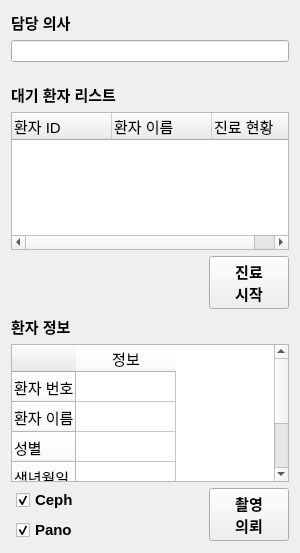
<?xml version="1.0" encoding="UTF-8"?>
<ui version="4.0">
 <class>PatientInfo</class>
 <widget class="QWidget" name="PatientInfo">
  <property name="geometry">
   <rect>
    <x>0</x>
    <y>0</y>
    <width>300</width>
    <height>553</height>
   </rect>
  </property>
  <property name="maximumSize">
   <size>
    <width>300</width>
    <height>16777215</height>
   </size>
  </property>
  <property name="windowTitle">
   <string>Form</string>
  </property>
  <layout class="QGridLayout" name="gridLayout">
   <item row="0" column="0">
    <layout class="QVBoxLayout" name="verticalLayout">
     <item>
      <widget class="QLabel" name="label_3">
       <property name="font">
        <font>
         <pointsize>11</pointsize>
         <bold>true</bold>
        </font>
       </property>
       <property name="text">
        <string>담당 의사</string>
       </property>
       <property name="buddy">
        <cstring>lineEdit</cstring>
       </property>
      </widget>
     </item>
     <item>
      <widget class="QLineEdit" name="lineEdit"/>
     </item>
     <item>
      <spacer name="verticalSpacer">
       <property name="orientation">
        <enum>Qt::Vertical</enum>
       </property>
       <property name="sizeType">
        <enum>QSizePolicy::Fixed</enum>
       </property>
       <property name="sizeHint" stdset="0">
        <size>
         <width>20</width>
         <height>15</height>
        </size>
       </property>
      </spacer>
     </item>
    </layout>
   </item>
   <item row="1" column="0">
    <widget class="QLabel" name="label">
     <property name="font">
      <font>
       <pointsize>11</pointsize>
       <bold>true</bold>
      </font>
     </property>
     <property name="text">
      <string>대기 환자 리스트</string>
     </property>
    </widget>
   </item>
   <item row="2" column="0">
    <widget class="QTreeWidget" name="WaitingList">
     <property name="font">
      <font>
       <pointsize>11</pointsize>
      </font>
     </property>
     <property name="rootIsDecorated">
      <bool>false</bool>
     </property>
     <property name="headerHidden">
      <bool>false</bool>
     </property>
     <attribute name="headerVisible">
      <bool>true</bool>
     </attribute>
     <column>
      <property name="text">
       <string>환자 ID</string>
      </property>
     </column>
     <column>
      <property name="text">
       <string>환자 이름</string>
      </property>
     </column>
     <column>
      <property name="text">
       <string>진료 현황</string>
      </property>
     </column>
    </widget>
   </item>
   <item row="3" column="0">
    <layout class="QHBoxLayout" name="horizontalLayout_2">
     <item>
      <spacer name="horizontalSpacer">
       <property name="orientation">
        <enum>Qt::Horizontal</enum>
       </property>
       <property name="sizeHint" stdset="0">
        <size>
         <width>40</width>
         <height>20</height>
        </size>
       </property>
      </spacer>
     </item>
     <item>
      <widget class="QPushButton" name="Treatmentstart">
       <property name="font">
        <font>
         <pointsize>11</pointsize>
         <bold>true</bold>
        </font>
       </property>
       <property name="text">
        <string>진료
시작</string>
       </property>
      </widget>
     </item>
    </layout>
   </item>
   <item row="4" column="0">
    <widget class="QLabel" name="label_2">
     <property name="font">
      <font>
       <pointsize>11</pointsize>
       <bold>true</bold>
      </font>
     </property>
     <property name="text">
      <string>환자 정보</string>
     </property>
    </widget>
   </item>
   <item row="5" column="0">
    <widget class="QTableWidget" name="tableWidget">
     <property name="font">
      <font>
       <pointsize>11</pointsize>
      </font>
     </property>
     <property name="layoutDirection">
      <enum>Qt::LeftToRight</enum>
     </property>
     <property name="styleSheet">
      <string notr="true">
QHeaderView {background-color: #FFFFFF;}
</string>
     </property>
     <property name="frameShape">
      <enum>QFrame::StyledPanel</enum>
     </property>
     <property name="editTriggers">
      <set>QAbstractItemView::NoEditTriggers</set>
     </property>
     <property name="showGrid">
      <bool>true</bool>
     </property>
     <property name="gridStyle">
      <enum>Qt::SolidLine</enum>
     </property>
     <property name="cornerButtonEnabled">
      <bool>false</bool>
     </property>
     <attribute name="horizontalHeaderShowSortIndicator" stdset="0">
      <bool>false</bool>
     </attribute>
     <row>
      <property name="text">
       <string>환자 번호</string>
      </property>
     </row>
     <row>
      <property name="text">
       <string>환자 이름</string>
      </property>
     </row>
     <row>
      <property name="text">
       <string>성별</string>
      </property>
     </row>
     <row>
      <property name="text">
       <string>생년월일</string>
      </property>
     </row>
     <row>
      <property name="text">
       <string>메모</string>
      </property>
     </row>
     <column>
      <property name="text">
       <string>정보</string>
      </property>
     </column>
     <item row="0" column="0">
      <property name="font">
       <font>
        <pointsize>11</pointsize>
       </font>
      </property>
     </item>
     <item row="1" column="0">
      <property name="font">
       <font>
        <pointsize>11</pointsize>
       </font>
      </property>
     </item>
     <item row="2" column="0">
      <property name="font">
       <font>
        <pointsize>11</pointsize>
       </font>
      </property>
     </item>
     <item row="3" column="0">
      <property name="font">
       <font>
        <pointsize>11</pointsize>
       </font>
      </property>
     </item>
     <item row="4" column="0">
      <property name="font">
       <font>
        <pointsize>11</pointsize>
       </font>
      </property>
      <property name="foreground">
       <brush brushstyle="NoBrush">
        <color alpha="255">
         <red>0</red>
         <green>0</green>
         <blue>0</blue>
        </color>
       </brush>
      </property>
     </item>
    </widget>
   </item>
   <item row="6" column="0">
    <layout class="QHBoxLayout" name="horizontalLayout">
     <item>
      <spacer name="horizontalSpacer_2">
       <property name="orientation">
        <enum>Qt::Horizontal</enum>
       </property>
       <property name="sizeType">
        <enum>QSizePolicy::Fixed</enum>
       </property>
       <property name="sizeHint" stdset="0">
        <size>
         <width>5</width>
         <height>20</height>
        </size>
       </property>
      </spacer>
     </item>
     <item>
      <layout class="QVBoxLayout" name="verticalLayout_4">
       <item>
        <widget class="QCheckBox" name="Ceph">
         <property name="font">
          <font>
           <pointsize>11</pointsize>
           <bold>true</bold>
          </font>
         </property>
         <property name="text">
          <string>Ceph</string>
         </property>
         <property name="checked">
          <bool>true</bool>
         </property>
        </widget>
       </item>
       <item>
        <widget class="QCheckBox" name="Pano">
         <property name="font">
          <font>
           <pointsize>11</pointsize>
           <bold>true</bold>
          </font>
         </property>
         <property name="text">
          <string>Pano</string>
         </property>
         <property name="checked">
          <bool>true</bool>
         </property>
        </widget>
       </item>
      </layout>
     </item>
     <item>
      <spacer name="horizontalSpacer_3">
       <property name="orientation">
        <enum>Qt::Horizontal</enum>
       </property>
       <property name="sizeHint" stdset="0">
        <size>
         <width>10</width>
         <height>20</height>
        </size>
       </property>
      </spacer>
     </item>
     <item>
      <widget class="QPushButton" name="Camerastart">
       <property name="font">
        <font>
         <pointsize>11</pointsize>
         <bold>true</bold>
        </font>
       </property>
       <property name="text">
        <string>촬영
의뢰</string>
       </property>
      </widget>
     </item>
    </layout>
   </item>
  </layout>
 </widget>
 <resources/>
 <connections/>
</ui>
